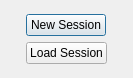
<?xml version="1.0" encoding="UTF-8"?>
<ui version="4.0">
 <class>Dialog</class>
 <widget class="QDialog" name="Dialog">
  <property name="geometry">
   <rect>
    <x>0</x>
    <y>0</y>
    <width>133</width>
    <height>78</height>
   </rect>
  </property>
  <property name="windowTitle">
   <string>Dialog</string>
  </property>
  <layout class="QFormLayout" name="formLayout_2">
   <property name="labelAlignment">
    <set>Qt::AlignCenter</set>
   </property>
   <property name="formAlignment">
    <set>Qt::AlignCenter</set>
   </property>
   <item row="0" column="0">
    <widget class="QPushButton" name="pushButton">
     <property name="maximumSize">
      <size>
       <width>125</width>
       <height>16777215</height>
      </size>
     </property>
     <property name="text">
      <string>New Session</string>
     </property>
    </widget>
   </item>
   <item row="1" column="0">
    <widget class="QPushButton" name="pushButton_2">
     <property name="maximumSize">
      <size>
       <width>125</width>
       <height>16777215</height>
      </size>
     </property>
     <property name="text">
      <string>Load Session</string>
     </property>
    </widget>
   </item>
  </layout>
 </widget>
 <resources/>
 <connections/>
</ui>
